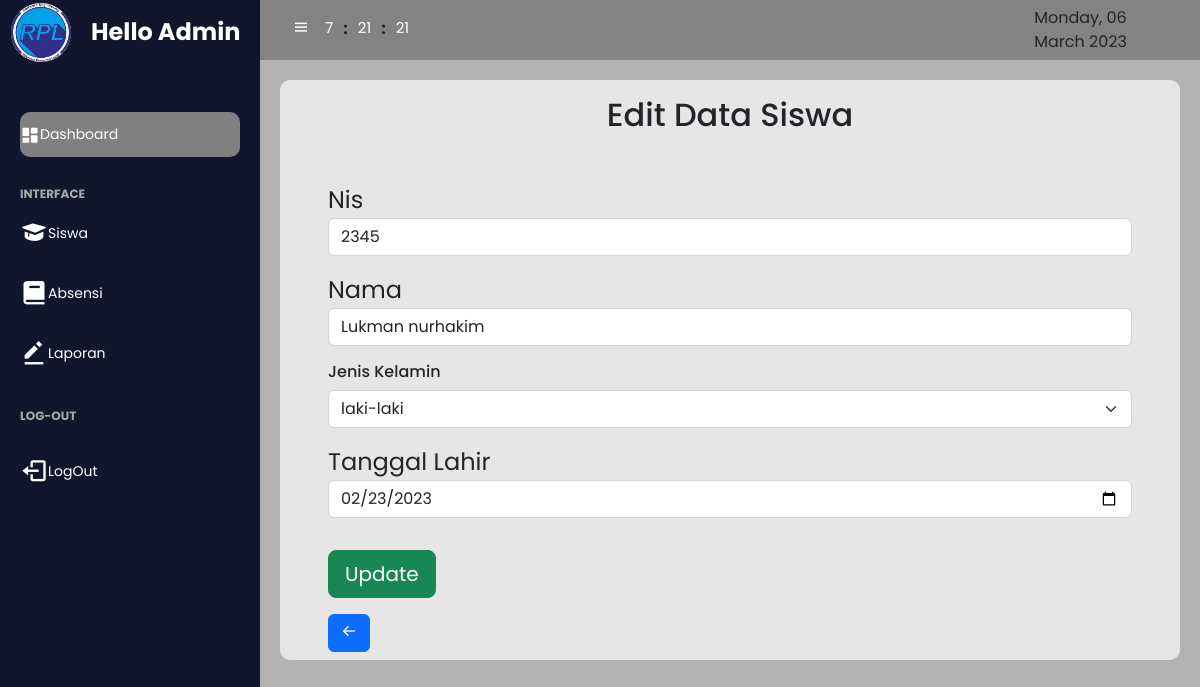
/admin/index.php?page=edit&nis=2345, run on the app's committed database.
### tables this page shows
CREATE TABLE `siswa` (
  `id` int(11) NOT NULL,
  `nis` varchar(11) NOT NULL,
  `nama` varchar(45) NOT NULL,
  `jenis_kelamin` enum('Laki-laki','Perempuan') NOT NULL,
  `tanggal_lahir` date NOT NULL
);

### admin/edit.php (the view, shortened to what this page needs)
<?php
include "../koneksi.php";
$nis = $_GET['nis'];
$edit = $conn->query("SELECT * FROM siswa WHERE nis='$nis'");
?>
<?php
while ($data = mysqli_fetch_array($edit)) {
?>
<link rel="stylesheet" href="../patch/style.css">
    <div class="edit">
        <h2 class="text-center py-3">Edit Data Siswa</h2>
        <form action="" method="post">
        <section class="base mb-4 mx-5 py-2">
            <div class="my-3 ">
                <label class="fs-4">Nis</label>
                <input type="text" class="form-control" name="nis"  value="<?php echo $data['nis'];?>">
            </div>
            <div class="my-3">
                <label class="fs-4">Nama</label>
                <input type="text" class="form-control" name="nama"  value="<?php echo $data['nama'];?>">
            </div>
            <div class="mb-2">
            <h6 class="form-label">Jenis Kelamin</h6>
            <select class="form-select" name="jenis_kelamin" aria-label="Default select example">
            <option value="laki-laki">laki-laki</option>
            </select>
        </div>
            <div class="my-3">
                <label class="fs-4">Tanggal Lahir</label>
                <input type="date" class="form-control" name="tanggal_lahir"  value="<?php echo $data['tanggal_lahir'];?>">
            </div>
            <div class=" py-3"><button type="submit" name="edit" class="btn btn-success btn-lg">Update</button></div>
            <a href="?page=siswa" class="btn btn-primary"><i class='bx bx-arrow-back'></i></a>
        </section>
<?php
}
?>
    </form>
</div>
<?php
include "../footer.php";
?>

### patch/style.css (style rules this page uses)
* { font-family: 'poppins', sans-serif; margin: 0; padding: 0; box-sizing: border-box; }
body { background-color: #b3b3b3; font-family: 'poppins',sans-serif; }
html { overflow: hidden; }
.edit { width: 100%; height: 100%; background: #e6e6e6; border-radius: 10px; }

### data on the page
siswa: nis "2345", nama "Lukman nurhakim", tanggal_lahir "02/23/2023"
